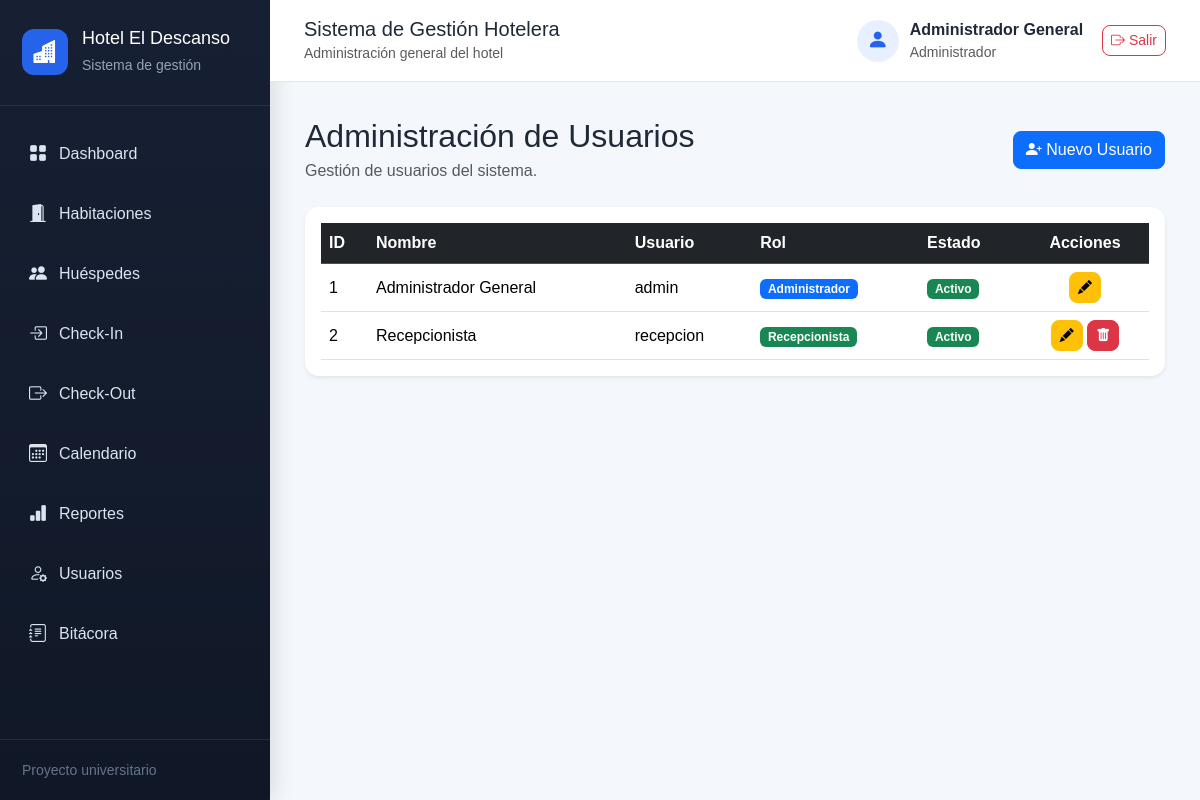
/usuarios (signed in), run on the app's committed database.
### models.py (models this page shows, shortened)
class Usuario(db.Model):
    __tablename__ = "usuarios"
    id = db.Column(
        db.Integer,
        primary_key=True
    )
    nombre = db.Column(
        db.String(100),
        nullable=False
    )
    usuario = db.Column(
        db.String(50),
        unique=True,
        nullable=False
    )
    contrasena_hash = db.Column(
        db.String(255),
        nullable=False
    )
    rol = db.Column(
        db.String(20),
        nullable=False,
        default="Recepcionista"
    )
    activo = db.Column(
        db.Boolean,
        nullable=False,
        default=True
    )
    bitacoras = db.relationship(
        "Bitacora",
        backref="usuario_registro",
        lazy=True
    )

### routes/usuarios.py (the view)
@usuarios_bp.route("/usuarios")
@solo_administrador
def listar_usuarios():
    usuarios = Usuario.query.order_by(
        Usuario.nombre
    ).all()
    return render_template(
        "usuarios.html",
        usuarios=usuarios
    )

### app.py (called while the page is built)
@app.before_request
def proteger_sistema():
    rutas_publicas = {
        "auth.login",
        "static"
    }
    if request.endpoint is None:
        return None
    if request.endpoint in rutas_publicas:
        return None
    if "usuario_id" not in session:
        return redirect(
            url_for("auth.login")
        )
    return None

### routes/usuarios.py (called while the page is built, shortened)
def solo_administrador(funcion):
    @wraps(funcion)
    def funcion_protegida(*args, **kwargs):
        return funcion(*args, **kwargs)
    return funcion_protegida

### templates/usuarios.html (shortened to what this page needs)
{% extends "base.html" %}
{% block contenido %}
<div class="d-flex justify-content-between align-items-center mb-4">
    <div>
        <h2 class="mb-1">
            Administración de Usuarios
        </h2>
        <p class="text-muted mb-0">
            Gestión de usuarios del sistema.
        </p>
    </div>
    <a
        href="{{ url_for('usuarios.agregar_usuario') }}"
        class="btn btn-primary"
    >
        <i class="bi bi-person-plus-fill"></i>
        Nuevo Usuario
    </a>
</div>
<div class="card shadow-sm">
    <div class="card-body">
        <div class="table-responsive">
            <table
                class="table table-hover align-middle mb-0"
            >
                <thead class="table-dark">
                    <tr>
                        <th>ID</th>
                        <th>Nombre</th>
                        <th>Usuario</th>
                        <th>Rol</th>
                        <th>Estado</th>
                        <th class="text-center">
                            Acciones
                        </th>
                    </tr>
                </thead>
                <tbody>
                    {% for usuario in usuarios %}
                    <tr>
                        <td>
                            {{ usuario.id }}
                        </td>
                        <td>
                            {{ usuario.nombre }}
                        </td>
                        <td>
                            {{ usuario.usuario }}
                        </td>
                        <td>
                            {% if usuario.rol == "Administrador" %}
                                <span class="badge bg-primary">
                                    Administrador
                                </span>
                            {% else %}
                                <span class="badge bg-success">
                                    Recepcionista
                                </span>
                            {% endif %}
                        </td>
                        <td>
                            {% if usuario.activo %}
                                <span class="badge bg-success">
                                    Activo
                                </span>
                            {% else %}
                                <span class="badge bg-danger">
                                    Inactivo
                                </span>
                            {% endif %}
                        </td>
                        <td class="text-center">
                            <a
                                href="{{ url_for('usuarios.editar_usuario', id=usuario.id) }}"
                                class="btn btn-warning btn-sm"
                            >
                                <i class="bi bi-pencil-fill"></i>
                            </a>
                            {% if usuario.id != session.get("usuario_id") %}
                            <form
                                action="{{ url_for('usuarios.eliminar_usuario', id=usuario.id) }}"
                                method="POST"
                                class="d-inline"
                            >
                                <button
                                    type="submit"
                                    class="btn btn-danger btn-sm"
                                    onclick="return confirm('¿Desea eliminar este usuario?')"
                                >
                                    <i class="bi bi-trash-fill"></i>
                                </button>
                            </form>
                            {% endif %}
                        </td>
                    </tr>
                    {% endfor %}
                </tbody>
            </table>
        </div>
    </div>
</div>
{% endblock %}

### templates/base.html (shortened to what this page needs)
<!DOCTYPE html>
<html lang="es">
<head>
    <link
        href="https://cdn.jsdelivr.net/npm/bootstrap@5.3.3/dist/css/bootstrap.min.css"
        rel="stylesheet"
    >
    <link
        rel="stylesheet"
        href="https://cdn.jsdelivr.net/npm/bootstrap-icons@1.11.3/font/bootstrap-icons.min.css"
    >
    <link
        rel="stylesheet"
        href="{{ url_for('static', filename='css/estilos.css') }}"
    >
</head>
<body>
<div class="contenedor-principal">
    <aside class="sidebar">
        <div class="sidebar-encabezado">
            <div class="logo-hotel">
                <i class="bi bi-buildings-fill"></i>
            </div>
            <div>
                <h4>Hotel El Descanso</h4>
                <small>Sistema de gestión</small>
            </div>
        </div>
        <nav class="sidebar-menu">
            <a href="{{ url_for('dashboard.inicio') }}">
                <i class="bi bi-grid-fill"></i>
                Dashboard
            </a>
            <a href="{{ url_for('habitaciones.listar_habitaciones') }}">
                <i class="bi bi-door-open-fill"></i>
                Habitaciones
            </a>
            <a href="{{ url_for('huespedes.listar_huespedes') }}">
                <i class="bi bi-people-fill"></i>
                Huéspedes
            </a>
            <a href="{{ url_for('reservas.checkin') }}">
                <i class="bi bi-box-arrow-in-right"></i>
                Check-In
            </a>
            <a href="{{ url_for('reservas.checkout') }}">
    <i class="bi bi-box-arrow-right"></i>
    Check-Out
</a>
<a href="{{ url_for('calendario.mostrar_calendario') }}">
    <i class="bi bi-calendar3"></i>
    Calendario
</a>
<a href="{{ url_for('reportes.mostrar_reportes') }}">
    <i class="bi bi-bar-chart-fill"></i>
    Reportes
</a>
{% if session.get("rol") == "Administrador" %}
    <a href="{{ url_for('usuarios.listar_usuarios') }}">
        <i class="bi bi-person-gear"></i>
        Usuarios
    </a>
    <a href="{{ url_for('bitacora.listar_bitacora') }}">
        <i class="bi bi-journal-text"></i>
        Bitácora
    </a>
{% endif %}
        </nav>
        <div class="sidebar-pie">
            <small>Proyecto universitario</small>
        </div>
    </aside>
    <main class="contenido">
        <header class="barra-superior">
            <div>
                <h5 class="mb-0">Sistema de Gestión Hotelera</h5>
                <small class="text-muted">
                    Administración general del hotel
                </small>
            </div>
            <div class="usuario">
    <div class="usuario-icono">
        <i class="bi bi-person-fill"></i>
    </div>
   <div>
    <strong>
        {{ session.get("nombre_usuario", "Usuario") }}
    </strong>
    <small class="text-muted">
        {{ session.get("rol", "") }}
    </small>
</div>
    <a
        href="{{ url_for('auth.logout') }}"
        class="btn btn-outline-danger btn-sm ms-2"
        title="Cerrar sesión"
    >
        <i class="bi bi-box-arrow-right"></i>
        Salir
    </a>
</div>
        </header>
        <section class="contenido-pagina">
            {% block contenido %}
            {% endblock %}
        </section>
    </main>
</div>
</body>
</html>

### static/css/estilos.css (style rules this page uses)
* { box-sizing: border-box; }
body { margin: 0; background-color: #f4f7fb; font-family: Arial, Helvetica, sans-serif; color: #1f2937; }
.contenedor-principal { display: flex; min-height: 100vh; }
.sidebar { width: 270px; min-height: 100vh; background: linear-gradient(180deg, #172033 0%, #101827 100%); color: white; position: fixed; top: 0; left: 0; display: flex; flex-direction: column; box-shadow: 4px 0 20px rgba(15, 23, 42, 0.12); }
.sidebar-encabezado { display: flex; align-items: center; gap: 14px; padding: 28px 22px; border-bottom: 1px solid rgba(255, 255, 255, 0.08); }
.logo-hotel { width: 46px; height: 46px; border-radius: 12px; background-color: #2563eb; display: flex; justify-content: center; align-items: center; font-size: 23px; }
.sidebar-encabezado h4 { margin: 0 0 3px; font-size: 18px; }
.sidebar-encabezado small { color: #94a3b8; }
.sidebar-menu { padding: 22px 14px; flex: 1; }
.sidebar-menu a { display: flex; align-items: center; gap: 12px; padding: 13px 15px; margin-bottom: 7px; color: #dbe4f0; text-decoration: none; border-radius: 9px; transition: all 0.2s ease; }
.sidebar-menu a i { font-size: 18px; }
.sidebar-pie { padding: 18px 22px; color: #64748b; border-top: 1px solid rgba(255, 255, 255, 0.08); }
.contenido { width: calc(100% - 270px); margin-left: 270px; }
.barra-superior { min-height: 82px; padding: 14px 34px; background-color: white; border-bottom: 1px solid #e5e7eb; display: flex; align-items: center; justify-content: space-between; position: sticky; top: 0; z-index: 10; }
.usuario { display: flex; align-items: center; gap: 11px; }
.usuario-icono { width: 42px; height: 42px; border-radius: 50%; background-color: #e8efff; color: #2563eb; display: flex; align-items: center; justify-content: center; font-size: 21px; }
.usuario small { display: block; color: #6b7280; }
.contenido-pagina { padding: 35px; }
.card { border: none; border-radius: 14px; }
.table { margin-bottom: 0; }
.table th, .table td { vertical-align: middle; }
.btn { border-radius: 8px; }

### data on the page
Usuario: get "Administrador General", get "Administrador", id "1", nombre "Administrador General", usuario "admin", activo "Activo"
Usuario: id "2", nombre "Recepcionista", usuario "recepcion", rol "Recepcionista", activo "Activo"
